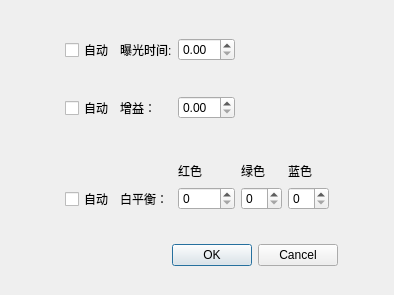
<?xml version="1.0" encoding="UTF-8"?>
<ui version="4.0">
 <class>SetHKSpecInfoDlg</class>
 <widget class="QDialog" name="SetHKSpecInfoDlg">
  <property name="geometry">
   <rect>
    <x>0</x>
    <y>0</y>
    <width>394</width>
    <height>295</height>
   </rect>
  </property>
  <property name="windowTitle">
   <string>Dialog</string>
  </property>
  <layout class="QGridLayout" name="gridLayout_2">
   <item row="5" column="1">
    <widget class="QDialogButtonBox" name="buttonBox">
     <property name="orientation">
      <enum>Qt::Horizontal</enum>
     </property>
     <property name="standardButtons">
      <set>QDialogButtonBox::Cancel|QDialogButtonBox::Ok</set>
     </property>
    </widget>
   </item>
   <item row="1" column="2">
    <spacer name="horizontalSpacer_3">
     <property name="orientation">
      <enum>Qt::Horizontal</enum>
     </property>
     <property name="sizeHint" stdset="0">
      <size>
       <width>40</width>
       <height>20</height>
      </size>
     </property>
    </spacer>
   </item>
   <item row="3" column="1">
    <spacer name="verticalSpacer_3">
     <property name="orientation">
      <enum>Qt::Vertical</enum>
     </property>
     <property name="sizeHint" stdset="0">
      <size>
       <width>20</width>
       <height>40</height>
      </size>
     </property>
    </spacer>
   </item>
   <item row="0" column="1">
    <spacer name="verticalSpacer_4">
     <property name="orientation">
      <enum>Qt::Vertical</enum>
     </property>
     <property name="sizeHint" stdset="0">
      <size>
       <width>20</width>
       <height>40</height>
      </size>
     </property>
    </spacer>
   </item>
   <item row="1" column="1">
    <widget class="QWidget" name="widget" native="true">
     <layout class="QGridLayout" name="gridLayout">
      <item row="3" column="2">
       <widget class="QDoubleSpinBox" name="fgain">
        <property name="enabled">
         <bool>true</bool>
        </property>
       </widget>
      </item>
      <item row="5" column="0">
       <spacer name="horizontalSpacer_2">
        <property name="orientation">
         <enum>Qt::Horizontal</enum>
        </property>
        <property name="sizeHint" stdset="0">
         <size>
          <width>40</width>
          <height>20</height>
         </size>
        </property>
       </spacer>
      </item>
      <item row="7" column="3">
       <widget class="QLabel" name="label_5">
        <property name="text">
         <string>绿色</string>
        </property>
       </widget>
      </item>
      <item row="7" column="1">
       <spacer name="horizontalSpacer">
        <property name="orientation">
         <enum>Qt::Horizontal</enum>
        </property>
        <property name="sizeHint" stdset="0">
         <size>
          <width>51</width>
          <height>20</height>
         </size>
        </property>
       </spacer>
      </item>
      <item row="1" column="2">
       <spacer name="verticalSpacer">
        <property name="orientation">
         <enum>Qt::Vertical</enum>
        </property>
        <property name="sizeHint" stdset="0">
         <size>
          <width>20</width>
          <height>40</height>
         </size>
        </property>
       </spacer>
      </item>
      <item row="9" column="3">
       <widget class="QSpinBox" name="ngreen"/>
      </item>
      <item row="0" column="2">
       <widget class="QDoubleSpinBox" name="fexposure"/>
      </item>
      <item row="5" column="2" rowspan="2">
       <spacer name="verticalSpacer_2">
        <property name="orientation">
         <enum>Qt::Vertical</enum>
        </property>
        <property name="sizeHint" stdset="0">
         <size>
          <width>20</width>
          <height>40</height>
         </size>
        </property>
       </spacer>
      </item>
      <item row="9" column="2">
       <widget class="QSpinBox" name="nred"/>
      </item>
      <item row="0" column="1">
       <widget class="QLabel" name="label">
        <property name="text">
         <string>曝光时间:</string>
        </property>
       </widget>
      </item>
      <item row="7" column="2">
       <widget class="QLabel" name="label_4">
        <property name="text">
         <string>红色</string>
        </property>
       </widget>
      </item>
      <item row="9" column="4">
       <widget class="QSpinBox" name="nblue"/>
      </item>
      <item row="9" column="1">
       <widget class="QLabel" name="label_2">
        <property name="text">
         <string>白平衡：</string>
        </property>
       </widget>
      </item>
      <item row="7" column="4">
       <widget class="QLabel" name="label_6">
        <property name="text">
         <string>蓝色</string>
        </property>
       </widget>
      </item>
      <item row="3" column="1">
       <widget class="QLabel" name="label_3">
        <property name="text">
         <string>增益：</string>
        </property>
       </widget>
      </item>
      <item row="9" column="0">
       <widget class="QCheckBox" name="autoBalanceWH">
        <property name="text">
         <string>自动</string>
        </property>
        <property name="checkable">
         <bool>true</bool>
        </property>
        <property name="checked">
         <bool>false</bool>
        </property>
       </widget>
      </item>
      <item row="3" column="0">
       <widget class="QCheckBox" name="autoGain">
        <property name="text">
         <string>自动</string>
        </property>
       </widget>
      </item>
      <item row="0" column="0">
       <widget class="QCheckBox" name="autoExposure">
        <property name="text">
         <string>自动</string>
        </property>
       </widget>
      </item>
     </layout>
    </widget>
   </item>
   <item row="1" column="0">
    <spacer name="horizontalSpacer_4">
     <property name="orientation">
      <enum>Qt::Horizontal</enum>
     </property>
     <property name="sizeHint" stdset="0">
      <size>
       <width>40</width>
       <height>20</height>
      </size>
     </property>
    </spacer>
   </item>
   <item row="6" column="1">
    <spacer name="verticalSpacer_5">
     <property name="orientation">
      <enum>Qt::Vertical</enum>
     </property>
     <property name="sizeHint" stdset="0">
      <size>
       <width>20</width>
       <height>40</height>
      </size>
     </property>
    </spacer>
   </item>
  </layout>
 </widget>
 <resources/>
 <connections>
  <connection>
   <sender>buttonBox</sender>
   <signal>accepted()</signal>
   <receiver>SetHKSpecInfoDlg</receiver>
   <slot>accept()</slot>
   <hints>
    <hint type="sourcelabel">
     <x>248</x>
     <y>254</y>
    </hint>
    <hint type="destinationlabel">
     <x>157</x>
     <y>274</y>
    </hint>
   </hints>
  </connection>
  <connection>
   <sender>buttonBox</sender>
   <signal>rejected()</signal>
   <receiver>SetHKSpecInfoDlg</receiver>
   <slot>reject()</slot>
   <hints>
    <hint type="sourcelabel">
     <x>316</x>
     <y>260</y>
    </hint>
    <hint type="destinationlabel">
     <x>286</x>
     <y>274</y>
    </hint>
   </hints>
  </connection>
 </connections>
</ui>
